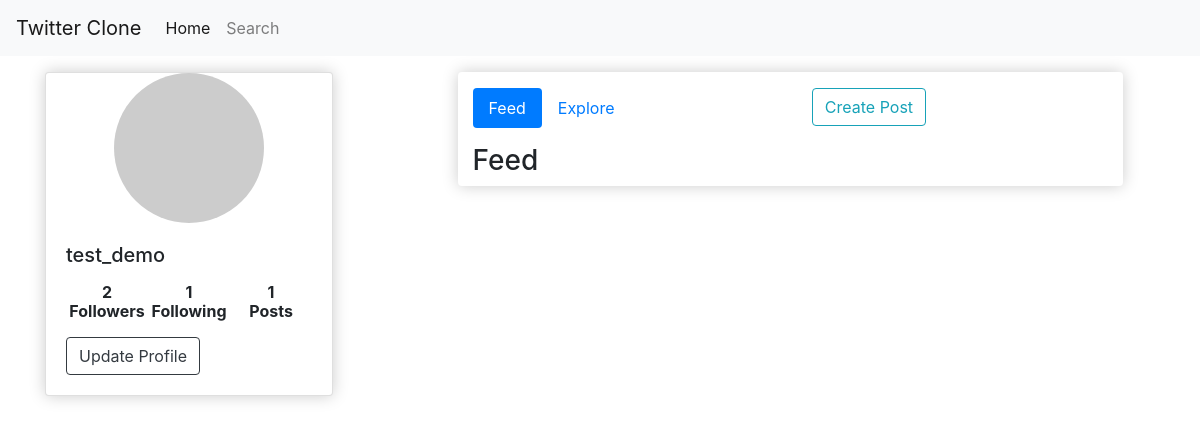
Screenshot of / (signed in) with the database file from the repository.
### twitterapp/models.py (models this page shows, shortened)
class Profile(models.Model):
    id = models.UUIDField(primary_key=True,default=uuid.uuid4,editable=False)
    user = models.OneToOneField(User,on_delete=models.CASCADE,null=True)
    bio = models.TextField(max_length=500, blank=True)
    location = models.CharField(max_length=30, blank=True)
    birth_date = models.DateField(null=True, blank=True)
    profile_image = models.ImageField(upload_to='images/',null=True,blank=True)
    followers = models.ManyToManyField(Following,related_name='profiles')
    mode = models.CharField(max_length=50,choices=[('public','Public'),('private','Private')],default='public')
    @property
    def get_followers(self):
        return [line.follower for line in self.followers.all().filter(target=self.user)]
    @property
    def follower_count(self):
        return Following.objects.filter(target=self.user).count()
    @property
    def following_count(self):
        return Following.objects.filter(follower=self.user).count()
    @property
    def post_count(self):
        return self.post_set.all().count()

### twitterapp/views.py (the view)
# urls.py: path('',views.IndexView,name='index'),
@login_required(login_url='login')
def IndexView(request):
    profile = request.user.profile
    profiles = Profile.objects.select_related('user').exclude(id=profile.id)
    feed_posts = Post.objects.select_related('author').filter(
        author__followers__follower=request.user) \
        .order_by('-date_created')
    return render(request,'index.html',
        {'profile':profile,
        'explore_profiles':profiles,
        'feed_posts':feed_posts})

### twitterapp/templates/index.html (shortened to what this page needs)
{% extends 'main.html' %}
{% block content %}
{% load static %}
<div class="row mt-3">
  <div class="col-md-4">
    <div class="card box-element" style="width: 18rem;">
      {% if profile.profile_image%}
      <img src="{{profile.profile_image.url}}" class="avatar" alt="...">
      {% else %}
      <img src="http://www.gravatar.com/avatar/?d=identicon" class="avatar" alt="...">
      {% endif %}
      <div class="card-body">
        <h5 class="card-title">{{request.user.username}}</h5>
        <div style="display: flex;">
          <div id="followers" data-profile="{{profile.id}}" style="flex:3">
            <h6 class="text-center"><b>{{profile.follower_count}}<p>Followers</p></b></h6>
          </div>
          <div id="followings" data-profile="{{profile.id}}" style="flex:3">
            <h6 class="text-center"><b>{{profile.following_count}}<p>Following</p></b></h6>
          </div>
          <div id="posts" data-profile="{{profile.id}}" style="flex:3">
            <h6 class="text-center"><b>{{profile.post_count}}<p>Posts</p></b></h6>
          </div>
        </div>
        <div>
          <a href="{% url 'update-profile' %}" class="btn btn-outline-dark">Update Profile</a>
        </div>
      </div>
    </div>
  </div>
  <div id="feed-content" class="col-md-7 mx-auto box-element" style="height:max-content;">
    <ul class="nav nav-pills mt-3 mb-3" id="pills-tab" role="tablist">
      <li class="nav-item" role="presentation">
        <a class="nav-link active" id="pills-feed-tab" data-toggle="pill" href="#pills-feed" role="tab"
          aria-controls="pills-feed" aria-selected="true">Feed</a>
      </li>
      <li class="nav-item" role="presentation">
        <a class="nav-link" id="pills-explore-tab" data-toggle="pill" href="#pills-explore" role="tab"
          aria-controls="pills-explore" aria-selected="false">Explore</a>
      </li>
      <li class="nav-item" style="margin: 0 auto;" role="presentation">
        <a href="{% url 'create-post' %}" class="btn btn-outline-info">Create Post</a>
      </li>
    </ul>
    <div class="tab-content" id="pills-tabContent">
      <div class="tab-pane fade show active" id="pills-feed" role="tabpanel" aria-labelledby="pills-feed-tab">
        <h3>Feed</h3>
      </div>
    </div>
  </div>
</div>
{% endblock%}

### static/css/main-twitter.css (style rules this page uses)
.avatar { width: 150px; height: 150px; background-size: cover; background-position: top center; border-radius: 50%; display: block; margin-left: auto; margin-right: auto; }
.box-element { box-shadow:hsl(0, 0%, 80%) 0 0 16px; background-color: #fff; border-radius: 4px; }

### rows the page displays
Profile: follower_count "2", following_count "1", post_count "1"

### other values shown
{{ request.user.username }} "test_demo"
